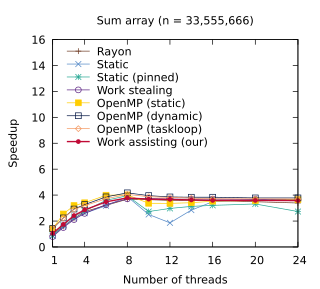

Recreate this plot in gnuplot.
set title "Sum array (n = 33,555,666)"
set terminal pdf size 3.2,2.9
set output "./results/Sum_array_n___33,555,666.pdf"
set key on
set key top left Left reverse
set key samplen 2.5
set xrange [1:24]
set xtics (1, 4, 8, 12, 16, 20, 24)
set xlabel "Number of threads"
set yrange [0:16]
set ylabel "Speedup"
plot './results/Sum_array_n___33,555,666.dat' using 1:2 title "Rayon" pointsize 0.7 lw 1 pt 1 linecolor rgb "#6E3B23" with linespoints, \
  './results/Sum_array_n___33,555,666.dat' using 1:3 title "Static" pointsize 0.7 lw 1 pt 2 linecolor rgb "#5287C6" with linespoints, \
  './results/Sum_array_n___33,555,666.dat' using 1:4 title "Static (pinned)" pointsize 0.7 lw 1 pt 3 linecolor rgb "#24A793" with linespoints, \
  './results/Sum_array_n___33,555,666.dat' using 1:5 title "Work stealing" pointsize 0.7 lw 1 pt 6 linecolor rgb "#5B2182" with linespoints, \
  './results/Sum_array_n___33,555,666.dat' using 1:6 title "OpenMP (static)" pointsize 0.7 lw 1 pt 5 linecolor rgb "#FFCD00" with linespoints, \
  './results/Sum_array_n___33,555,666.dat' using 1:7 title "OpenMP (dynamic)" pointsize 0.7 lw 1 pt 4 linecolor rgb "#001240" with linespoints, \
  './results/Sum_array_n___33,555,666.dat' using 1:8 title "OpenMP (taskloop)" pointsize 0.7 lw 1 pt 12 linecolor rgb "#F3965E" with linespoints, \
  './results/Sum_array_n___33,555,666.dat' using 1:9 title "Work assisting (our)" pointsize 0.4 lw 2 pt 7 linecolor rgb "#C00A35" with linespoints
